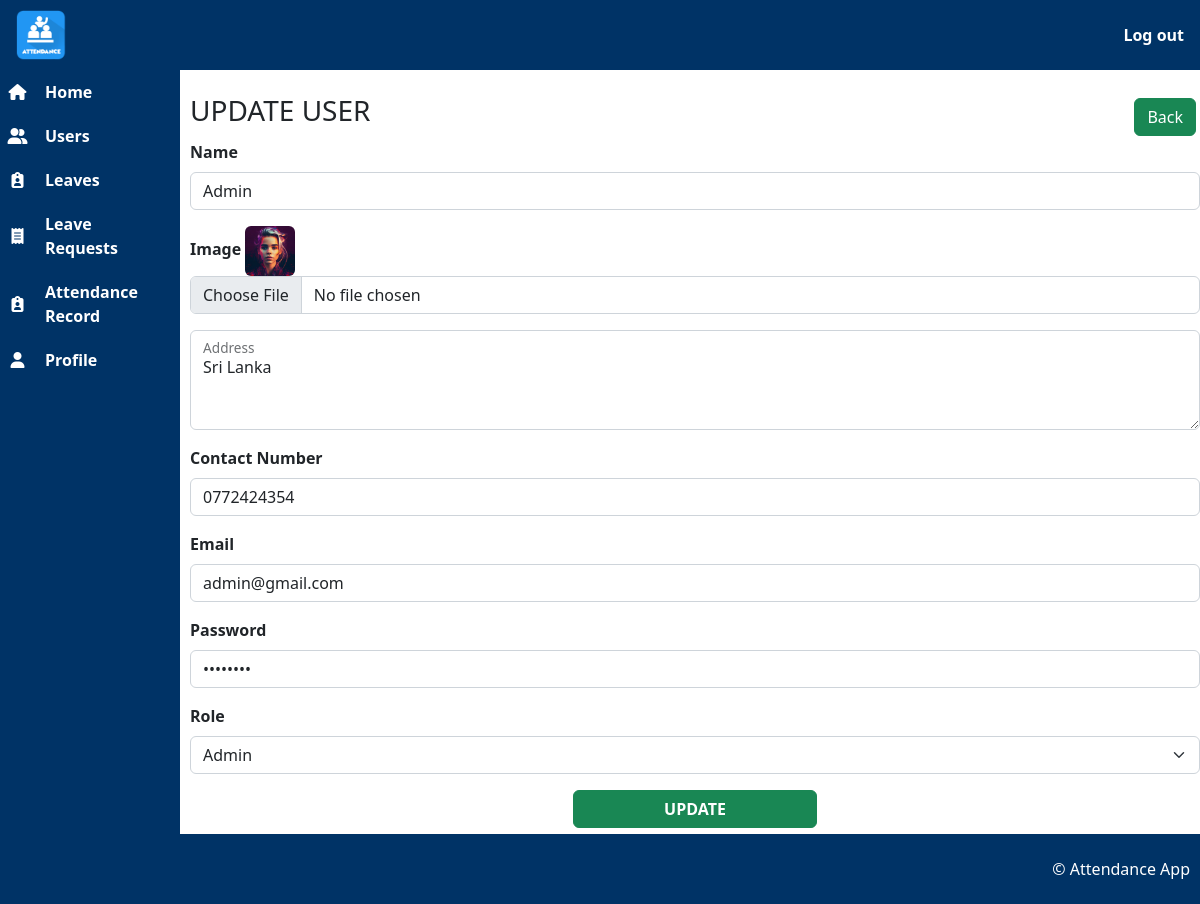
The page /admin/edit_user.php?edit=7 (signed in) on the database its author committed.
### tables this page shows
CREATE TABLE `users` (
  `user_id` int(10) NOT NULL,
  `user_name` varchar(50) NOT NULL,
  `user_image` text NOT NULL,
  `user_address` text NOT NULL,
  `user_contact` varchar(12) NOT NULL,
  `user_email` varchar(50) NOT NULL,
  `user_password` varchar(50) NOT NULL,
  `user_role` varchar(50) NOT NULL
);

### admin/edit_user.php (the view, shortened to what this page needs)
<?php
include '../includes/admin_head.php';
include '../includes/admin_navbar.php';
include '../includes/admin_sidebar.php';
?>
<main>
    <section>
        <div>
            <div class="d-flex justify-content-between">
                <h3 class="text-uppercase">Update User</h3>
                <a onclick="goBack()" class='btn btn-success m-1'>Back</a>
            </div>
            <div>
                <?php
                if (isset($_GET['edit'])) {
                    $user_id = $_GET['edit'];
                    $query = "SELECT * FROM users WHERE user_id='$user_id'";
                    $query_conn = mysqli_query($connection, $query);
                    while ($result = mysqli_fetch_assoc($query_conn)) {
                        $user_name = $result['user_name'];
                        $user_image = $result['user_image'];
                        $user_address = $result['user_address'];
                        $user_contact = $result['user_contact'];
                        $user_email = $result['user_email'];
                        $user_password = $result['user_password'];
                        $user_role = $result['user_role'];
                    }
                }
                ?>
                <form action="../queries/update_user_form.php" method="POST" enctype="multipart/form-data">
                    <div class="mb-3">
                        <label class="form-label fw-bold">Name</label>
                        <input type="text" class="form-control" name="user_name" placeholder="Full Name"
                            value="<?php echo $user_name; ?>" required>
                    </div>
                    <div class="mb-3">
                        <label class="form-label fw-bold">Image</label>
                        <img class="rounded" src="../images/<?php echo $user_image; ?>" width="50" height="50">
                        <input class="form-control" type="file" name="user_image">
                    </div>
                    <div class="mb-3">
                        <div class="form-floating">
                            <textarea class="form-control" name="user_address" id="floatingTextarea2"
                                style="height: 100px" required><?php echo $user_address; ?></textarea>
                            <label for="floatingTextarea2">Address</label>
                        </div>
                    </div>
                    <div class="mb-3">
                        <label class="form-label fw-bold">Contact Number</label>
                        <input type="text" class="form-control" name="user_contact" value="<?php echo $user_contact; ?>"
                            placeholder="+9412345678" required>
                    </div>
                    <div class="mb-3">
                        <label class="form-label fw-bold">Email</label>
                        <input type="email" class="form-control" name="user_email" value="<?php echo $user_email; ?>"
                            placeholder="example@gmail.com" required>
                    </div>
                    <div class="mb-3">
                        <label class="form-label fw-bold">Password</label>
                        <input type="password" class="form-control" name="user_password"
                            value="<?php echo $user_password; ?>" placeholder="Password" required>
                    </div>
                    <?php
                    if (!($user_id == $_SESSION['user_id'])) {
                        ?>
                        <div class="mb-3">
                            <label class="form-label fw-bold">Role</label>
                            <select class="form-select" name="user_role">
                                <option value="<?php echo $user_role; ?>"><?php echo $user_role; ?></option>
                                <?php
                                if ($user_role == 'Admin') {
                                    echo "<option value='Employee'>Employee</option>";
                                } else {
                                    echo "<option value='Admin'>Admin</option>";
                                }
                                ?>
                            </select>
                        </div>
                        <?php
                    } else {
                    ?>
                        <div class="mb-3">
                            <label class="form-label fw-bold">Role</label>
                            <select class="form-select" name="user_role">
                                <option value="<?php echo $user_role; ?>"><?php echo $user_role; ?></option>
                            </select>
                        </div>
                    <?php
                    }
                    ?>
                    <div class="m-3">
                        <div class='text-center'>
                            <button type="submit" name="update" class="btn btn-success fw-bold w-25">UPDATE</button>
                        </div>
                    </div>
                </form>
            </div>
        </div>
    </section>
</main>
 <?php
include '../includes/admin_footer.php';
?>

### css/admin_style.css (style rules this page uses)
a { text-decoration: none; }
main { margin-top: 70px; margin-left: 190px; padding-bottom: 60px; }

### rows shown on the page
users: user_name "Admin", user_image (picture), user_address "Sri Lanka", user_contact "0772424354", user_email "admin@gmail.com", user_role "Admin"
